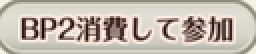
#> input picture juru/juru_pic/rescue_mission/bp2.png, 128 x 27 px, shrunk from 369 x 77 before the run (shown 2 times larger); its folder holds only this picture in this run
$ python update_task_json_region.py
#> lines starting #> are read from the running program, lines starting #| are printed output that depends on the picture
import json
import logging
from json import JSONDecodeError
from pathlib import Path
import cv2
import pyautogui
from PIL import Image
import os


def get_curr_folder_imgs_region_to_json(folder_path, screenshot_path):
  """
  从给定文件夹中读取图片，并使用模板匹配在界面上找到图片的位置。
  增删改查的增
  """
#> called with folder_path = '../juru/juru_pic/rescue_mission'
  json_path = Path(folder_path) / "currFolderImgs.json"
  pyautogui.screenshot().save(screenshot_path)

  try:
    with open(json_path, 'r') as f:
      data = json.load(f)
  except FileNotFoundError:
    data = {"images": []}  # 初始化数据结构
  except JSONDecodeError:
    data = {"images": []}

  img_basenames = {file_base_name(img['img_path']) for img in data["images"]}

  for filename in os.listdir(folder_path):
    if filename.endswith((".jpg", ".png")):
      file_path = os.path.join(folder_path, filename)
      if file_base_name(file_path) in img_basenames:
        continue  # 如果图片已存在，跳过

      with Image.open(file_path) as img:
#> img is the input picture: PIL image 128x27 RGBA; mean R, G, B, A 194.2, 184.3, 173.5, 255
        img_interface = cv2.imread(screenshot_path)
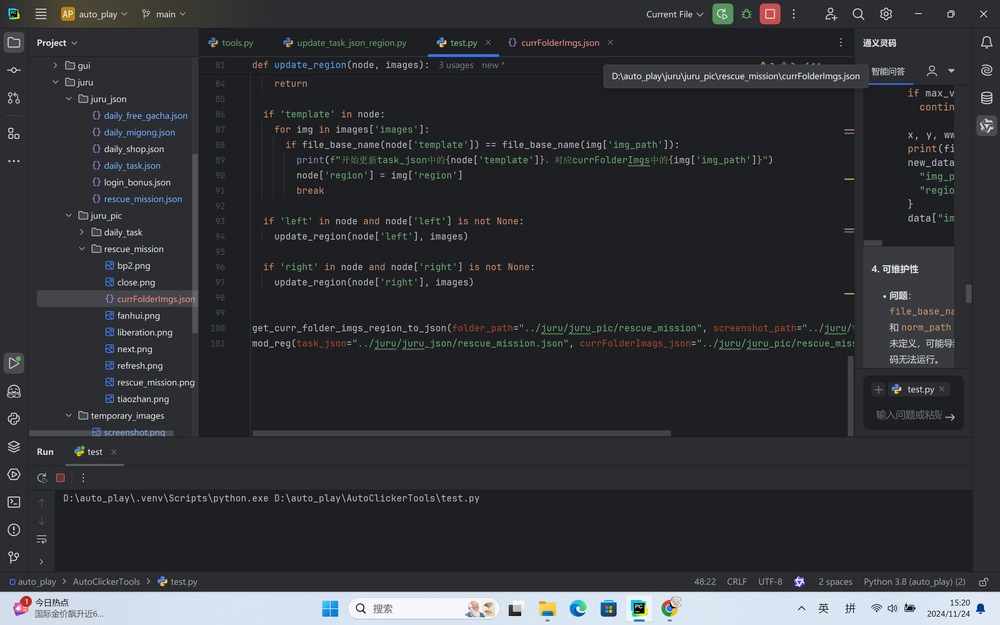
#> input picture juru/temporary_images/tools_screenshot.png, 1000 x 625 px, shrunk from 2880 x 1800 before the run
#> img_interface is the input picture: shape (625, 1000, 3); mean B, G, R 54.1, 50.9, 48.9
        img_template = cv2.imread(file_path)
        h, w = img_template.shape[:2]
#> h = 27; w = 128
        result = cv2.matchTemplate(img_interface, img_template, cv2.TM_CCOEFF_NORMED)
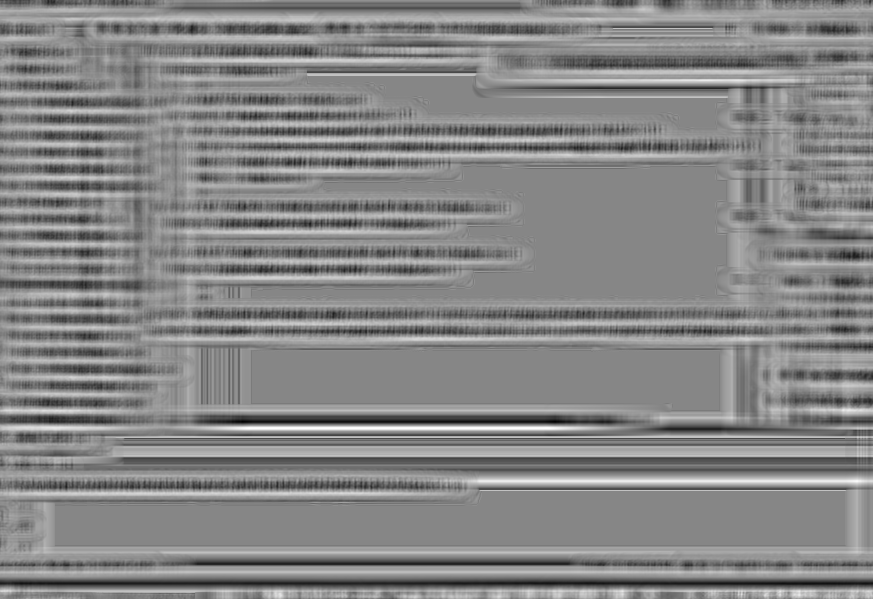
#> result: shape (599, 873) float32; min -0.33, max 0.296, mean -0.000367; drawn with min black and max white
        _, max_val, _, max_loc = cv2.minMaxLoc(result)
#> max_val = 0.296; max_loc = (249, 428)
        if max_val < 0.8:
          continue

        x, y, ww, hh = max_loc[0] - 25, max_loc[1] - 50, w + 50, h + 75
        print(f"匹配到文件{filename}, 置信度{max_val}, 修改后的识别范围为({x}, {y}, {ww}, {hh})")
        new_data = {
          "img_path": norm_path(file_path),
          "region": (x, y, ww, hh)
        }
        data["images"].append(new_data)

  with open(json_path, 'w') as f:
    json.dump(data, f)  # 美化输出

  logging.info(f'Data has been written to {json_path}')


def mod_reg(task_json, currFolderImags_json):
  """
  更新并保存任务的区域信息。
  """
  with open(task_json, 'r', encoding='utf-8') as file:
    daily_task_data = json.load(file)

  with open(currFolderImags_json, 'r', encoding='utf-8') as file:
    curr_folder_imgs_data = json.load(file)

  update_region(daily_task_data, curr_folder_imgs_data)

  with open(task_json, 'w', encoding='utf-8') as file:
    json.dump(daily_task_data, file, ensure_ascii=False)

  print(f"更新完成，结果已保存到{task_json}文件中。")


def norm_path(original_path):
  """标准化路径"""
  return str(Path(original_path).resolve())


def file_base_name(original_path):
  """提取文件名"""
  return os.path.basename(original_path)


def update_region(node, images):
  """更新daily_task_data中template对应的region"""
  if node is None:
    logging.warning("Node is None")
    return
  if 'template' in node:
    for img in images['images']:
      if file_base_name(node['template']) == file_base_name(img['img_path']):
        logging.info(f"开始更新task_json中的{node['template']}，对应currFolderImgs中的{img['img_path']}")
        node['region'] = img['region']
        break

  if 'left' in node and node['left'] is not None:
    update_region(node['left'], images)

  if 'right' in node and node['right'] is not None:
    update_region(node['right'], images)


if __name__ == '__main__':
  get_curr_folder_imgs_region_to_json(folder_path="../juru/juru_pic/rescue_mission", screenshot_path="../juru/temporary_images/tools_screenshot.png")
  # mod_reg(task_json="../juru/juru_json/daily_migong.json", currFolderImags_json="../juru/juru_pic/migong/currFolderImgs.json")
